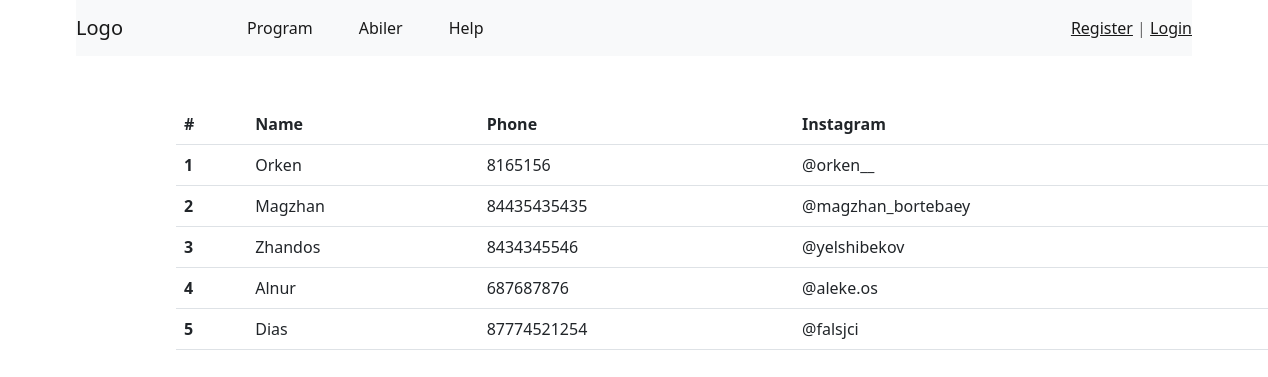
/abiler/, run on an earlier commit of the app's database.
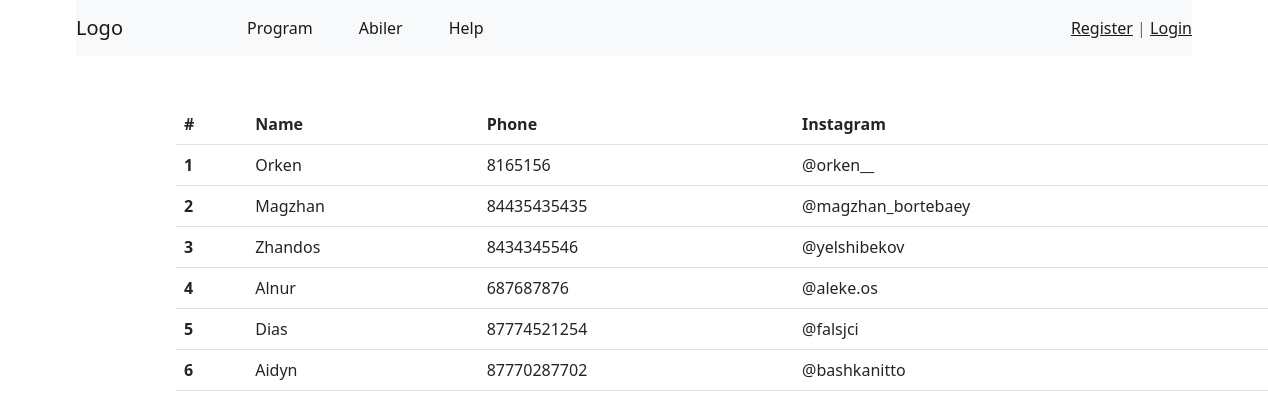
And on a later commit of the database.
### program/models.py (models this page shows, shortened)
class Abies(models.Model):
    name = models.CharField(max_length=200)
    phone = models.IntegerField()
    instagram = models.CharField(max_length=300)
    class Meta:
        verbose_name = 'Abi'
        verbose_name_plural = 'Abies'

### program/views.py (the view)
# urls.py: path('abiler/', views.abi, name='abi'),
def abi(request):
    a = Abies.objects.all()
    context = {'a': a}
    return render(request, "abiler.html", context)

### templates/abiler.html (shortened to what this page needs)
{% extends "base.html" %}
{% block content %}
     <table style="margin-left:100px;" class="table">
  <thead>
    <tr>
      <th scope="col">#</th>
      <th scope="col">Name</th>
      <th scope="col">Phone</th>
      <th scope="col">Instagram</th>
    </tr>
  </thead>
  <tbody>
  {% for as in a %}
    <tr>
      <th scope="row">{{ as.id }}</th>
      <td>{{as.name}}</td>
      <td>{{ as.phone}}</td>
      <td>{{ as.instagram }}</td>
    </tr>
  {% endfor %}
  </tbody>
</table>
    {% endblock %}

### templates/base.html (shortened to what this page needs)
<!DOCTYPE html>
<html lang="en">
<head>
    <link href="https://cdn.jsdelivr.net/npm/bootstrap@5.2.2/dist/css/bootstrap.min.css" rel="stylesheet">
</head>
<body>
<div class="container">
    <nav class="navbar navbar-expand-lg navbar-light bg-light  mb-5">
      <a  class="navbar-brand " href="#">Logo</a>
      <div class="collapse navbar-collapse" id="navbarNavAltMarkup">
        <div class="navbar-nav">
          <a  style="margin-left:100px;" class="nav-item nav-link active" href="{% url 'calendar' %}">Program </a>
          <a style="margin-left:30px;" class="nav-item nav-link active" href="{% url 'abi' %}">Abiler</a>
          <a style="margin-left:30px;" class="nav-item nav-link active" href="{% url 'help' %}">Help</a>
        </div>
      </div>
        <span class="navbar-text active">
          {% if request.user.is_authenticated %}
          Welcome, {{ user.username }} | <a href="{% url 'logout' %}">Logout</a>
          {% else %}
          <a href="{% url 'register' %}">Register</a> | <a href="{% url 'login' %}">Login</a>
          {% endif %}
      </span>
    </nav>
    {% block content %}
    {% endblock %}
</div>
</body>
</html>

What changed in the data, as far as the page shows it:
added Abies: id "6", name "Aidyn", phone "87770287702", instagram "@bashkanitto"
